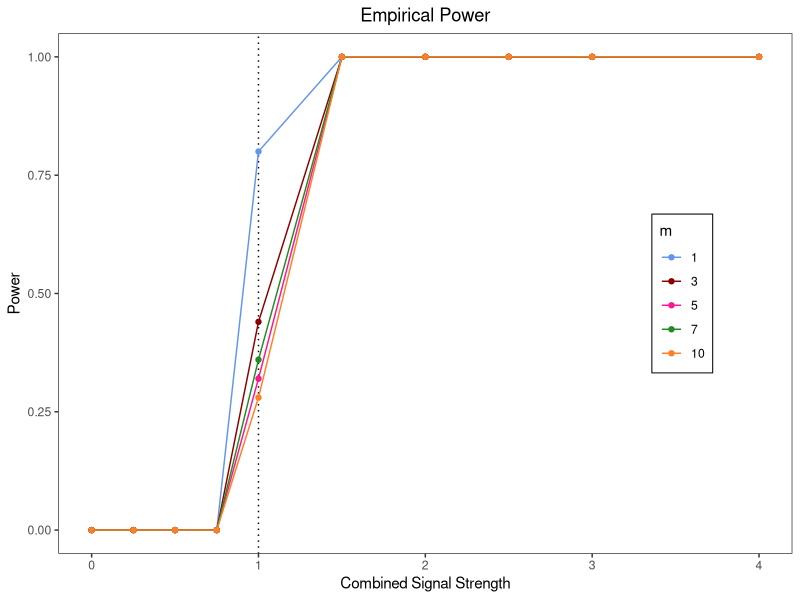
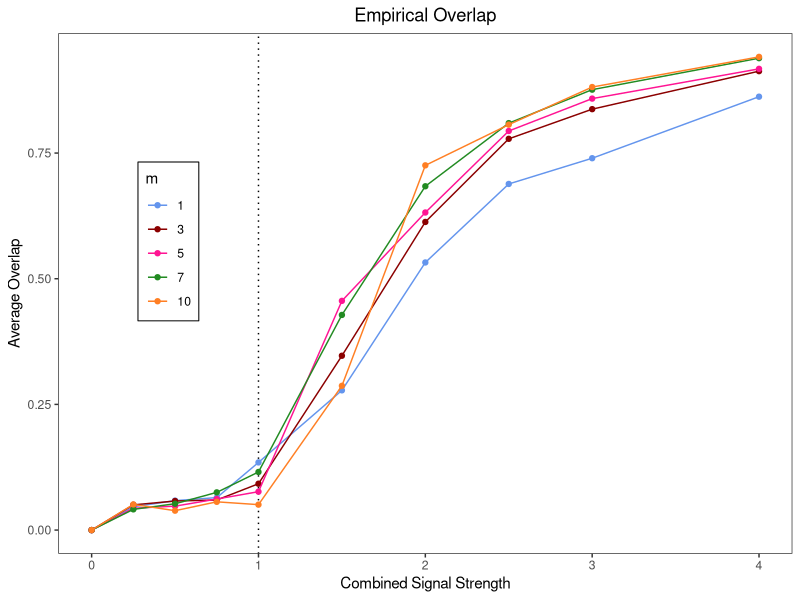

These figures' R source, in order:
library(tidyverse)

Power.Overlap.values <- as_tibble(read_csv("Vals.csv"))

m <- c(1, 3, 5, 7, 10)

threshold.vec <- Power.Overlap.values[1,]

Power <- as.data.frame(t(rbind(threshold.vec, Power.Overlap.values[2:6,])))
Overlap <- as.data.frame(t(rbind(threshold.vec, Power.Overlap.values[7:11,])))

colnames(Power) <- c("threshold", "m1", "m2",
                     "m3", "m4", "m5")

colnames(Overlap) <- c("threshold", "m1", "m2",
                       "m3", "m4", "m5")
power.plot <- Power %>%
  ggplot(aes(x = threshold, y = m1)) + 
  geom_vline(xintercept = 1, linetype = "dotted", size = 0.5) +
  geom_line(aes(y = m1, color = "m1"), linetype = "solid") + 
  geom_point(aes(y = m1, color = "m1")) +
  geom_line(aes(y = m2, color = "m2"), linetype = "solid") + 
  geom_point(aes(y = m2, color = "m2")) +
  geom_line(aes(y = m3, color = "m3"), linetype = "solid") + 
  geom_point(aes(y = m3, color = "m3")) +
  geom_line(aes(y = m4, color = "m4"), linetype = "solid") + 
  geom_point(aes(y = m4, color = "m4")) +
  geom_line(aes(y = m5, color = "m5"), linetype = "solid") +
  geom_point(aes(y = m5, color = "m5")) +
  scale_color_manual(breaks = c("m1", "m2",
                                "m3", "m4", "m5"),
                     values = c("cornflowerblue", "darkred", "deeppink",
                                "forestgreen","chocolate1"),
                     labels = m) +
  labs(title = "Empirical Power", x = "Combined Signal Strength",
       y = "Power", color = "m") +
  theme_bw() +
  theme(plot.title = element_text(hjust = 0.5),
        legend.position = c(0.85,0.5),
        legend.text.align = 0,
        legend.background = element_blank(),
        legend.box.background = element_rect(colour = "black"),
        panel.grid.major = element_blank(),
        panel.grid.minor = element_blank())

ggsave(plot = power.plot, filename = "m_power.pdf", device = "pdf",
       width = 4, height = 3)

overlap.plot <- Overlap %>%
  ggplot(aes(x = threshold, y = m1)) + 
  geom_vline(xintercept = 1, linetype = "dotted", size = 0.5) +
  geom_line(aes(y = m1, color = "m1"), linetype = "solid") + 
  geom_point(aes(y = m1, color = "m1")) +
  geom_line(aes(y = m2, color = "m2"), linetype = "solid") + 
  geom_point(aes(y = m2, color = "m2")) +
  geom_line(aes(y = m3, color = "m3"), linetype = "solid") + 
  geom_point(aes(y = m3, color = "m3")) +
  geom_line(aes(y = m4, color = "m4"), linetype = "solid") + 
  geom_point(aes(y = m4, color = "m4")) +
  geom_line(aes(y = m5, color = "m5"), linetype = "solid") +
  geom_point(aes(y = m5, color = "m5")) +
  scale_color_manual(breaks = c("m1", "m2",
                                "m3", "m4", "m5"),
                     values = c("cornflowerblue", "darkred", "deeppink",
                                "forestgreen","chocolate1"),
                     labels = m) +
  labs(title = "Empirical Overlap", x = "Combined Signal Strength",
       y = "Average Overlap", color = "m") +
  theme_bw() +
  theme(plot.title = element_text(hjust = 0.5),
        legend.position = c(0.15,0.6),
        legend.text.align = 0,
        legend.background = element_blank(),
        legend.box.background = element_rect(colour = "black"),
        panel.grid.major = element_blank(),
        panel.grid.minor = element_blank())

ggsave(plot = overlap.plot, filename = "m_overlap.pdf", device = "pdf",
       width = 4, height = 3)

